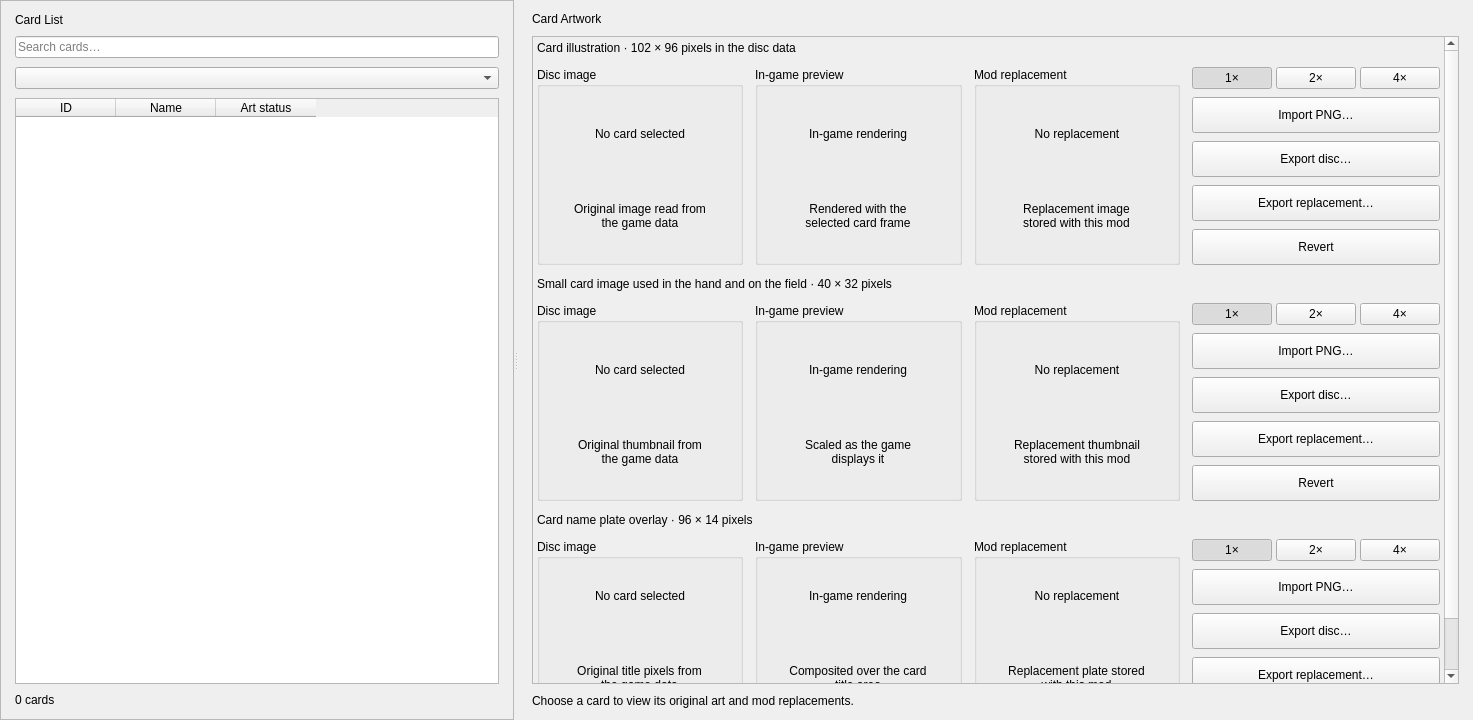
<?xml version="1.0" encoding="UTF-8"?>
<ui version="4.0">
 <class>ArtsPage</class>
 <widget class="QWidget" name="ArtsPage">
  <property name="geometry">
   <rect>
    <x>0</x>
    <y>0</y>
    <width>1473</width>
    <height>720</height>
   </rect>
  </property>
  <property name="windowTitle">
   <string>Art</string>
  </property>
  <layout class="QVBoxLayout" name="pageLayout">
   <property name="leftMargin">
    <number>0</number>
   </property>
   <property name="topMargin">
    <number>0</number>
   </property>
   <property name="rightMargin">
    <number>0</number>
   </property>
   <property name="bottomMargin">
    <number>0</number>
   </property>
   <item>
    <widget class="QSplitter" name="artsSplitter">
     <property name="orientation">
      <enum>Qt::Orientation::Horizontal</enum>
     </property>
     <property name="childrenCollapsible">
      <bool>false</bool>
     </property>
     <widget class="QFrame" name="artListPanel">
      <property name="minimumSize">
       <size>
        <width>250</width>
        <height>0</height>
       </size>
      </property>
      <property name="frameShape">
       <enum>QFrame::Shape::StyledPanel</enum>
      </property>
      <layout class="QVBoxLayout" name="artListLayout">
       <property name="spacing">
        <number>9</number>
       </property>
       <property name="leftMargin">
        <number>14</number>
       </property>
       <property name="topMargin">
        <number>12</number>
       </property>
       <property name="rightMargin">
        <number>14</number>
       </property>
       <property name="bottomMargin">
        <number>12</number>
       </property>
       <item>
        <widget class="QLabel" name="artListTitle">
         <property name="text">
          <string>Card List</string>
         </property>
        </widget>
       </item>
       <item>
        <widget class="QLineEdit" name="artSearchEdit">
         <property name="placeholderText">
          <string>Search cards…</string>
         </property>
         <property name="clearButtonEnabled">
          <bool>true</bool>
         </property>
        </widget>
       </item>
       <item>
        <widget class="QComboBox" name="artFilterCombo">
         <property name="toolTip">
          <string>Filter by art replacement status</string>
         </property>
        </widget>
       </item>
       <item>
        <widget class="QTableWidget" name="artCardTable">
         <property name="editTriggers">
          <set>QAbstractItemView::EditTrigger::NoEditTriggers</set>
         </property>
         <property name="alternatingRowColors">
          <bool>true</bool>
         </property>
         <property name="selectionMode">
          <enum>QAbstractItemView::SelectionMode::SingleSelection</enum>
         </property>
         <property name="selectionBehavior">
          <enum>QAbstractItemView::SelectionBehavior::SelectRows</enum>
         </property>
         <column>
          <property name="text">
           <string>ID</string>
          </property>
         </column>
         <column>
          <property name="text">
           <string>Name</string>
          </property>
         </column>
         <column>
          <property name="text">
           <string>Art status</string>
          </property>
         </column>
        </widget>
       </item>
       <item>
        <widget class="QLabel" name="artCountLabel">
         <property name="text">
          <string>0 cards</string>
         </property>
        </widget>
       </item>
      </layout>
     </widget>
     <widget class="QWidget" name="artDetailPage">
      <property name="minimumSize">
       <size>
        <width>600</width>
        <height>0</height>
       </size>
      </property>
      <layout class="QVBoxLayout" name="artDetailLayout">
       <property name="spacing">
        <number>10</number>
       </property>
       <property name="leftMargin">
        <number>14</number>
       </property>
       <property name="topMargin">
        <number>12</number>
       </property>
       <property name="rightMargin">
        <number>14</number>
       </property>
       <property name="bottomMargin">
        <number>12</number>
       </property>
       <item>
        <widget class="QLabel" name="artworkTitle">
         <property name="text">
          <string>Card Artwork</string>
         </property>
         <property name="wordWrap">
          <bool>true</bool>
         </property>
        </widget>
       </item>
       <item>
        <widget class="QScrollArea" name="artPartsScroll">
         <property name="widgetResizable">
          <bool>true</bool>
         </property>
         <widget class="QWidget" name="artPartsContent">
          <property name="geometry">
           <rect>
            <x>0</x>
            <y>-120</y>
            <width>1019</width>
            <height>752</height>
           </rect>
          </property>
          <layout class="QVBoxLayout" name="artPartsLayout">
           <property name="spacing">
            <number>12</number>
           </property>
           <property name="leftMargin">
            <number>4</number>
           </property>
           <property name="topMargin">
            <number>4</number>
           </property>
           <property name="rightMargin">
            <number>4</number>
           </property>
           <property name="bottomMargin">
            <number>4</number>
           </property>
           <item>
            <layout class="QVBoxLayout" name="pictureLayout">
             <item>
              <widget class="QLabel" name="pictureHelpLabel">
               <property name="text">
                <string>Card illustration · 102 × 96 pixels in the disc data</string>
               </property>
              </widget>
             </item>
             <item>
              <layout class="QHBoxLayout" name="picturePreviewsLayout">
               <item>
                <widget class="QGroupBox" name="pictureDiscGroup">
                 <property name="title">
                  <string>Disc image</string>
                 </property>
                 <layout class="QVBoxLayout" name="pictureDiscLayout">
                  <item alignment="Qt::AlignmentFlag::AlignHCenter">
                   <widget class="QLabel" name="pictureDiscPreview">
                    <property name="minimumSize">
                     <size>
                      <width>1</width>
                      <height>1</height>
                     </size>
                    </property>
                    <property name="maximumSize">
                     <size>
                      <width>408</width>
                      <height>384</height>
                     </size>
                    </property>
                    <property name="text">
                     <string>No card selected</string>
                    </property>
                    <property name="alignment">
                     <set>Qt::AlignmentFlag::AlignCenter</set>
                    </property>
                   </widget>
                  </item>
                  <item alignment="Qt::AlignmentFlag::AlignHCenter">
                   <widget class="QLabel" name="pictureDiscInfo">
                    <property name="text">
                     <string>Original image read from the game data</string>
                    </property>
                    <property name="alignment">
                     <set>Qt::AlignmentFlag::AlignCenter</set>
                    </property>
                    <property name="wordWrap">
                     <bool>true</bool>
                    </property>
                   </widget>
                  </item>
                 </layout>
                </widget>
               </item>
               <item>
                <widget class="QGroupBox" name="pictureGameGroup">
                 <property name="title">
                  <string>In-game preview</string>
                 </property>
                 <layout class="QVBoxLayout" name="pictureGameLayout">
                  <item alignment="Qt::AlignmentFlag::AlignHCenter">
                   <widget class="QLabel" name="pictureGamePreview">
                    <property name="minimumSize">
                     <size>
                      <width>1</width>
                      <height>1</height>
                     </size>
                    </property>
                    <property name="maximumSize">
                     <size>
                      <width>408</width>
                      <height>384</height>
                     </size>
                    </property>
                    <property name="text">
                     <string>In-game rendering</string>
                    </property>
                    <property name="alignment">
                     <set>Qt::AlignmentFlag::AlignCenter</set>
                    </property>
                   </widget>
                  </item>
                  <item alignment="Qt::AlignmentFlag::AlignHCenter">
                   <widget class="QLabel" name="pictureGameInfo">
                    <property name="text">
                     <string>Rendered with the selected card frame</string>
                    </property>
                    <property name="alignment">
                     <set>Qt::AlignmentFlag::AlignCenter</set>
                    </property>
                    <property name="wordWrap">
                     <bool>true</bool>
                    </property>
                   </widget>
                  </item>
                 </layout>
                </widget>
               </item>
               <item>
                <widget class="QGroupBox" name="pictureModGroup">
                 <property name="title">
                  <string>Mod replacement</string>
                 </property>
                 <layout class="QVBoxLayout" name="pictureModLayout">
                  <item alignment="Qt::AlignmentFlag::AlignHCenter">
                   <widget class="QLabel" name="pictureModPreview">
                    <property name="minimumSize">
                     <size>
                      <width>1</width>
                      <height>1</height>
                     </size>
                    </property>
                    <property name="maximumSize">
                     <size>
                      <width>408</width>
                      <height>384</height>
                     </size>
                    </property>
                    <property name="text">
                     <string>No replacement</string>
                    </property>
                    <property name="alignment">
                     <set>Qt::AlignmentFlag::AlignCenter</set>
                    </property>
                   </widget>
                  </item>
                  <item alignment="Qt::AlignmentFlag::AlignHCenter">
                   <widget class="QLabel" name="pictureModInfo">
                    <property name="text">
                     <string>Replacement image stored with this mod</string>
                    </property>
                    <property name="alignment">
                     <set>Qt::AlignmentFlag::AlignCenter</set>
                    </property>
                    <property name="wordWrap">
                     <bool>true</bool>
                    </property>
                   </widget>
                  </item>
                 </layout>
                </widget>
               </item>
               <item>
                <layout class="QVBoxLayout" name="pictureActionsPanelLayout">
                 <property name="spacing">
                  <number>8</number>
                 </property>
                 <property name="leftMargin">
                  <number>0</number>
                 </property>
                 <property name="topMargin">
                  <number>0</number>
                 </property>
                 <property name="rightMargin">
                  <number>0</number>
                 </property>
                 <property name="bottomMargin">
                  <number>0</number>
                 </property>
                 <item>
                  <layout class="QHBoxLayout" name="pictureScaleControlLayout">
                   <property name="spacing">
                    <number>4</number>
                   </property>
                   <property name="leftMargin">
                    <number>0</number>
                   </property>
                   <property name="topMargin">
                    <number>0</number>
                   </property>
                   <property name="rightMargin">
                    <number>0</number>
                   </property>
                   <property name="bottomMargin">
                    <number>0</number>
                   </property>
                   <item>
                    <widget class="QPushButton" name="pictureScale1Button">
                     <property name="text">
                      <string>1×</string>
                     </property>
                     <property name="checkable">
                      <bool>true</bool>
                     </property>
                     <property name="checked">
                      <bool>true</bool>
                     </property>
                    </widget>
                   </item>
                   <item>
                    <widget class="QPushButton" name="pictureScale2Button">
                     <property name="text">
                      <string>2×</string>
                     </property>
                     <property name="checkable">
                      <bool>true</bool>
                     </property>
                     <property name="checked">
                      <bool>false</bool>
                     </property>
                    </widget>
                   </item>
                   <item>
                    <widget class="QPushButton" name="pictureScale4Button">
                     <property name="text">
                      <string>4×</string>
                     </property>
                     <property name="checkable">
                      <bool>true</bool>
                     </property>
                     <property name="checked">
                      <bool>false</bool>
                     </property>
                    </widget>
                   </item>
                  </layout>
                 </item>
                 <item>
                  <widget class="QPushButton" name="importPictureButton">
                   <property name="minimumSize">
                    <size>
                     <width>142</width>
                     <height>36</height>
                    </size>
                   </property>
                   <property name="text">
                    <string>Import PNG…</string>
                   </property>
                  </widget>
                 </item>
                 <item>
                  <widget class="QPushButton" name="exportPictureDiscButton">
                   <property name="minimumSize">
                    <size>
                     <width>142</width>
                     <height>36</height>
                    </size>
                   </property>
                   <property name="text">
                    <string>Export disc…</string>
                   </property>
                  </widget>
                 </item>
                 <item>
                  <widget class="QPushButton" name="exportPictureModButton">
                   <property name="minimumSize">
                    <size>
                     <width>142</width>
                     <height>36</height>
                    </size>
                   </property>
                   <property name="text">
                    <string>Export replacement…</string>
                   </property>
                  </widget>
                 </item>
                 <item>
                  <widget class="QPushButton" name="revertPictureButton">
                   <property name="minimumSize">
                    <size>
                     <width>142</width>
                     <height>36</height>
                    </size>
                   </property>
                   <property name="text">
                    <string>Revert</string>
                   </property>
                  </widget>
                 </item>
                </layout>
               </item>
              </layout>
             </item>
            </layout>
           </item>
           <item>
            <layout class="QVBoxLayout" name="thumbnailLayout">
             <item>
              <widget class="QLabel" name="thumbnailHelpLabel">
               <property name="text">
                <string>Small card image used in the hand and on the field · 40 × 32 pixels</string>
               </property>
              </widget>
             </item>
             <item>
              <layout class="QHBoxLayout" name="thumbnailPreviewsLayout">
               <item>
                <widget class="QGroupBox" name="thumbnailDiscGroup">
                 <property name="title">
                  <string>Disc image</string>
                 </property>
                 <layout class="QVBoxLayout" name="thumbnailDiscLayout">
                  <item alignment="Qt::AlignmentFlag::AlignHCenter">
                   <widget class="QLabel" name="thumbnailDiscPreview">
                    <property name="minimumSize">
                     <size>
                      <width>1</width>
                      <height>1</height>
                     </size>
                    </property>
                    <property name="maximumSize">
                     <size>
                      <width>160</width>
                      <height>128</height>
                     </size>
                    </property>
                    <property name="text">
                     <string>No card selected</string>
                    </property>
                    <property name="alignment">
                     <set>Qt::AlignmentFlag::AlignCenter</set>
                    </property>
                   </widget>
                  </item>
                  <item alignment="Qt::AlignmentFlag::AlignHCenter">
                   <widget class="QLabel" name="thumbnailDiscInfo">
                    <property name="text">
                     <string>Original thumbnail from the game data</string>
                    </property>
                    <property name="alignment">
                     <set>Qt::AlignmentFlag::AlignCenter</set>
                    </property>
                    <property name="wordWrap">
                     <bool>true</bool>
                    </property>
                   </widget>
                  </item>
                 </layout>
                </widget>
               </item>
               <item>
                <widget class="QGroupBox" name="thumbnailGameGroup">
                 <property name="title">
                  <string>In-game preview</string>
                 </property>
                 <layout class="QVBoxLayout" name="thumbnailGameLayout">
                  <item alignment="Qt::AlignmentFlag::AlignHCenter">
                   <widget class="QLabel" name="thumbnailGamePreview">
                    <property name="minimumSize">
                     <size>
                      <width>1</width>
                      <height>1</height>
                     </size>
                    </property>
                    <property name="maximumSize">
                     <size>
                      <width>160</width>
                      <height>128</height>
                     </size>
                    </property>
                    <property name="text">
                     <string>In-game rendering</string>
                    </property>
                    <property name="alignment">
                     <set>Qt::AlignmentFlag::AlignCenter</set>
                    </property>
                   </widget>
                  </item>
                  <item alignment="Qt::AlignmentFlag::AlignHCenter">
                   <widget class="QLabel" name="thumbnailGameInfo">
                    <property name="text">
                     <string>Scaled as the game displays it</string>
                    </property>
                    <property name="alignment">
                     <set>Qt::AlignmentFlag::AlignCenter</set>
                    </property>
                    <property name="wordWrap">
                     <bool>true</bool>
                    </property>
                   </widget>
                  </item>
                 </layout>
                </widget>
               </item>
               <item>
                <widget class="QGroupBox" name="thumbnailModGroup">
                 <property name="title">
                  <string>Mod replacement</string>
                 </property>
                 <layout class="QVBoxLayout" name="thumbnailModLayout">
                  <item alignment="Qt::AlignmentFlag::AlignHCenter">
                   <widget class="QLabel" name="thumbnailModPreview">
                    <property name="minimumSize">
                     <size>
                      <width>1</width>
                      <height>1</height>
                     </size>
                    </property>
                    <property name="maximumSize">
                     <size>
                      <width>160</width>
                      <height>128</height>
                     </size>
                    </property>
                    <property name="text">
                     <string>No replacement</string>
                    </property>
                    <property name="alignment">
                     <set>Qt::AlignmentFlag::AlignCenter</set>
                    </property>
                   </widget>
                  </item>
                  <item alignment="Qt::AlignmentFlag::AlignHCenter">
                   <widget class="QLabel" name="thumbnailModInfo">
                    <property name="text">
                     <string>Replacement thumbnail stored with this mod</string>
                    </property>
                    <property name="alignment">
                     <set>Qt::AlignmentFlag::AlignCenter</set>
                    </property>
                    <property name="wordWrap">
                     <bool>true</bool>
                    </property>
                   </widget>
                  </item>
                 </layout>
                </widget>
               </item>
               <item>
                <layout class="QVBoxLayout" name="thumbnailActionsPanelLayout">
                 <property name="spacing">
                  <number>8</number>
                 </property>
                 <property name="leftMargin">
                  <number>0</number>
                 </property>
                 <property name="topMargin">
                  <number>0</number>
                 </property>
                 <property name="rightMargin">
                  <number>0</number>
                 </property>
                 <property name="bottomMargin">
                  <number>0</number>
                 </property>
                 <item>
                  <layout class="QHBoxLayout" name="thumbnailScaleControlLayout">
                   <property name="spacing">
                    <number>4</number>
                   </property>
                   <property name="leftMargin">
                    <number>0</number>
                   </property>
                   <property name="topMargin">
                    <number>0</number>
                   </property>
                   <property name="rightMargin">
                    <number>0</number>
                   </property>
                   <property name="bottomMargin">
                    <number>0</number>
                   </property>
                   <item>
                    <widget class="QPushButton" name="thumbnailScale1Button">
                     <property name="text">
                      <string>1×</string>
                     </property>
                     <property name="checkable">
                      <bool>true</bool>
                     </property>
                     <property name="checked">
                      <bool>true</bool>
                     </property>
                    </widget>
                   </item>
                   <item>
                    <widget class="QPushButton" name="thumbnailScale2Button">
                     <property name="text">
                      <string>2×</string>
                     </property>
                     <property name="checkable">
                      <bool>true</bool>
                     </property>
                     <property name="checked">
                      <bool>false</bool>
                     </property>
                    </widget>
                   </item>
                   <item>
                    <widget class="QPushButton" name="thumbnailScale4Button">
                     <property name="text">
                      <string>4×</string>
                     </property>
                     <property name="checkable">
                      <bool>true</bool>
                     </property>
                     <property name="checked">
                      <bool>false</bool>
                     </property>
                    </widget>
                   </item>
                  </layout>
                 </item>
                 <item>
                  <widget class="QPushButton" name="importThumbnailButton">
                   <property name="minimumSize">
                    <size>
                     <width>142</width>
                     <height>36</height>
                    </size>
                   </property>
                   <property name="text">
                    <string>Import PNG…</string>
                   </property>
                  </widget>
                 </item>
                 <item>
                  <widget class="QPushButton" name="exportThumbnailDiscButton">
                   <property name="minimumSize">
                    <size>
                     <width>142</width>
                     <height>36</height>
                    </size>
                   </property>
                   <property name="text">
                    <string>Export disc…</string>
                   </property>
                  </widget>
                 </item>
                 <item>
                  <widget class="QPushButton" name="exportThumbnailModButton">
                   <property name="minimumSize">
                    <size>
                     <width>142</width>
                     <height>36</height>
                    </size>
                   </property>
                   <property name="text">
                    <string>Export replacement…</string>
                   </property>
                  </widget>
                 </item>
                 <item>
                  <widget class="QPushButton" name="revertThumbnailButton">
                   <property name="minimumSize">
                    <size>
                     <width>142</width>
                     <height>36</height>
                    </size>
                   </property>
                   <property name="text">
                    <string>Revert</string>
                   </property>
                  </widget>
                 </item>
                </layout>
               </item>
              </layout>
             </item>
            </layout>
           </item>
           <item>
            <layout class="QVBoxLayout" name="titleLayout">
             <item>
              <widget class="QLabel" name="titleHelpLabel">
               <property name="text">
                <string>Card name plate overlay · 96 × 14 pixels</string>
               </property>
              </widget>
             </item>
             <item>
              <layout class="QHBoxLayout" name="titlePreviewsLayout">
               <item>
                <widget class="QGroupBox" name="titleDiscGroup">
                 <property name="title">
                  <string>Disc image</string>
                 </property>
                 <layout class="QVBoxLayout" name="titleDiscLayout">
                  <item alignment="Qt::AlignmentFlag::AlignHCenter">
                   <widget class="QLabel" name="titleDiscPreview">
                    <property name="minimumSize">
                     <size>
                      <width>1</width>
                      <height>1</height>
                     </size>
                    </property>
                    <property name="maximumSize">
                     <size>
                      <width>384</width>
                      <height>56</height>
                     </size>
                    </property>
                    <property name="text">
                     <string>No card selected</string>
                    </property>
                    <property name="alignment">
                     <set>Qt::AlignmentFlag::AlignCenter</set>
                    </property>
                   </widget>
                  </item>
                  <item alignment="Qt::AlignmentFlag::AlignHCenter">
                   <widget class="QLabel" name="titleDiscInfo">
                    <property name="text">
                     <string>Original title pixels from the game data</string>
                    </property>
                    <property name="alignment">
                     <set>Qt::AlignmentFlag::AlignCenter</set>
                    </property>
                    <property name="wordWrap">
                     <bool>true</bool>
                    </property>
                   </widget>
                  </item>
                 </layout>
                </widget>
               </item>
               <item>
                <widget class="QGroupBox" name="titleGameGroup">
                 <property name="title">
                  <string>In-game preview</string>
                 </property>
                 <layout class="QVBoxLayout" name="titleGameLayout">
                  <item alignment="Qt::AlignmentFlag::AlignHCenter">
                   <widget class="QLabel" name="titleGamePreview">
                    <property name="minimumSize">
                     <size>
                      <width>1</width>
                      <height>1</height>
                     </size>
                    </property>
                    <property name="maximumSize">
                     <size>
                      <width>384</width>
                      <height>56</height>
                     </size>
                    </property>
                    <property name="text">
                     <string>In-game rendering</string>
                    </property>
                    <property name="alignment">
                     <set>Qt::AlignmentFlag::AlignCenter</set>
                    </property>
                   </widget>
                  </item>
                  <item alignment="Qt::AlignmentFlag::AlignHCenter">
                   <widget class="QLabel" name="titleGameInfo">
                    <property name="text">
                     <string>Composited over the card title area</string>
                    </property>
                    <property name="alignment">
                     <set>Qt::AlignmentFlag::AlignCenter</set>
                    </property>
                    <property name="wordWrap">
                     <bool>true</bool>
                    </property>
                   </widget>
                  </item>
                 </layout>
                </widget>
               </item>
               <item>
                <widget class="QGroupBox" name="titleModGroup">
                 <property name="title">
                  <string>Mod replacement</string>
                 </property>
                 <layout class="QVBoxLayout" name="titleModLayout">
                  <item alignment="Qt::AlignmentFlag::AlignHCenter">
                   <widget class="QLabel" name="titleModPreview">
                    <property name="minimumSize">
                     <size>
                      <width>1</width>
                      <height>1</height>
                     </size>
                    </property>
                    <property name="maximumSize">
                     <size>
                      <width>384</width>
                      <height>56</height>
                     </size>
                    </property>
                    <property name="text">
                     <string>No replacement</string>
                    </property>
                    <property name="alignment">
                     <set>Qt::AlignmentFlag::AlignCenter</set>
                    </property>
                   </widget>
                  </item>
                  <item alignment="Qt::AlignmentFlag::AlignHCenter">
                   <widget class="QLabel" name="titleModInfo">
                    <property name="text">
                     <string>Replacement plate stored with this mod</string>
                    </property>
                    <property name="alignment">
                     <set>Qt::AlignmentFlag::AlignCenter</set>
                    </property>
                    <property name="wordWrap">
                     <bool>true</bool>
                    </property>
                   </widget>
                  </item>
                 </layout>
                </widget>
               </item>
               <item>
                <layout class="QVBoxLayout" name="titleActionsPanelLayout">
                 <property name="spacing">
                  <number>8</number>
                 </property>
                 <property name="leftMargin">
                  <number>0</number>
                 </property>
                 <property name="topMargin">
                  <number>0</number>
                 </property>
                 <property name="rightMargin">
                  <number>0</number>
                 </property>
                 <property name="bottomMargin">
                  <number>0</number>
                 </property>
                 <item>
                  <layout class="QHBoxLayout" name="titleScaleControlLayout">
                   <property name="spacing">
                    <number>4</number>
                   </property>
                   <property name="leftMargin">
                    <number>0</number>
                   </property>
                   <property name="topMargin">
                    <number>0</number>
                   </property>
                   <property name="rightMargin">
                    <number>0</number>
                   </property>
                   <property name="bottomMargin">
                    <number>0</number>
                   </property>
                   <item>
                    <widget class="QPushButton" name="titleScale1Button">
                     <property name="text">
                      <string>1×</string>
                     </property>
                     <property name="checkable">
                      <bool>true</bool>
                     </property>
                     <property name="checked">
                      <bool>true</bool>
                     </property>
                    </widget>
                   </item>
                   <item>
                    <widget class="QPushButton" name="titleScale2Button">
                     <property name="text">
                      <string>2×</string>
                     </property>
                     <property name="checkable">
                      <bool>true</bool>
                     </property>
                     <property name="checked">
                      <bool>false</bool>
                     </property>
                    </widget>
                   </item>
                   <item>
                    <widget class="QPushButton" name="titleScale4Button">
                     <property name="text">
                      <string>4×</string>
                     </property>
                     <property name="checkable">
                      <bool>true</bool>
                     </property>
                     <property name="checked">
                      <bool>false</bool>
                     </property>
                    </widget>
                   </item>
                  </layout>
                 </item>
                 <item>
                  <widget class="QPushButton" name="importTitleButton">
                   <property name="minimumSize">
                    <size>
                     <width>142</width>
                     <height>36</height>
                    </size>
                   </property>
                   <property name="text">
                    <string>Import PNG…</string>
                   </property>
                  </widget>
                 </item>
                 <item>
                  <widget class="QPushButton" name="exportTitleDiscButton">
                   <property name="minimumSize">
                    <size>
                     <width>142</width>
                     <height>36</height>
                    </size>
                   </property>
                   <property name="text">
                    <string>Export disc…</string>
                   </property>
                  </widget>
                 </item>
                 <item>
                  <widget class="QPushButton" name="exportTitleModButton">
                   <property name="minimumSize">
                    <size>
                     <width>142</width>
                     <height>36</height>
                    </size>
                   </property>
                   <property name="text">
                    <string>Export replacement…</string>
                   </property>
                  </widget>
                 </item>
                 <item>
                  <widget class="QPushButton" name="revertTitleButton">
                   <property name="minimumSize">
                    <size>
                     <width>142</width>
                     <height>36</height>
                    </size>
                   </property>
                   <property name="text">
                    <string>Revert</string>
                   </property>
                  </widget>
                 </item>
                </layout>
               </item>
              </layout>
             </item>
            </layout>
           </item>
          </layout>
         </widget>
        </widget>
       </item>
       <item>
        <widget class="QLabel" name="artStatusLabel">
         <property name="text">
          <string>Choose a card to view its original art and mod replacements.</string>
         </property>
         <property name="wordWrap">
          <bool>true</bool>
         </property>
        </widget>
       </item>
      </layout>
     </widget>
    </widget>
   </item>
  </layout>
 </widget>
 <resources/>
 <connections/>
</ui>
